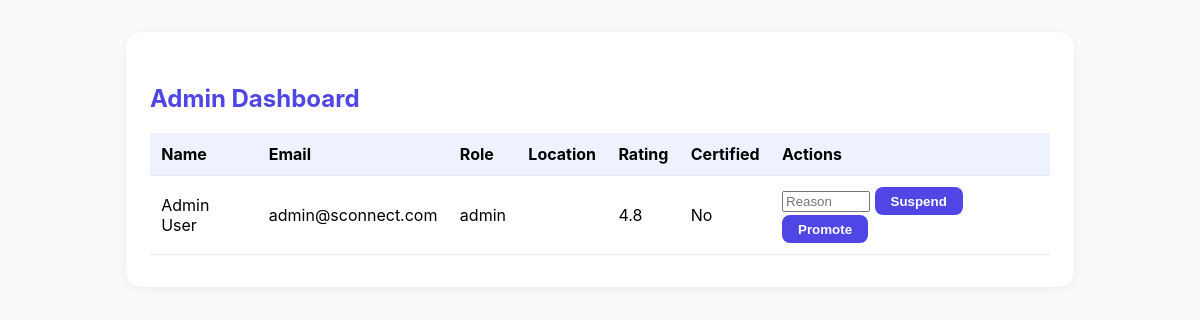
/admin.php (signed in), run on the app's committed database.
### tables this page shows
CREATE TABLE users (
    id INT AUTO_INCREMENT PRIMARY KEY,
    role ENUM('job_seeker', 'job_provider', 'admin') NOT NULL,
    name VARCHAR(100) NOT NULL UNIQUE,
    email VARCHAR(100)  NOT NULL,
    phone VARCHAR(20) NOT NULL UNIQUE,
    gender ENUM('Male', 'Female', 'Other') NULL,
    profession VARCHAR(200) NULL,
    location VARCHAR(100) NULL,
    password VARCHAR(255) NOT NULL,
    proof_path VARCHAR(255) NULL,
    verified TINYINT(1) DEFAULT 0,
    suspended TINYINT(1) DEFAULT 0,
    rating DECIMAL(3,2) DEFAULT 0.00,
    total_reviews INT DEFAULT 0,
    experience_level ENUM('entry', 'intermediate', 'senior', 'expert') NULL,
    hourly_rate DECIMAL(8,2) NULL,
    availability ENUM('full-time', 'part-time', 'freelance', 'contract') NULL,
    bio TEXT NULL,
    portfolio_url VARCHAR(255) NULL,
    linkedin_url VARCHAR(255) NULL,
    github_url VARCHAR(255) NULL,
    created_at TIMESTAMP DEFAULT CURRENT_TIMESTAMP,
    updated_at TIMESTAMP DEFAULT CURRENT_TIMESTAMP ON UPDATE CURRENT_TIMESTAMP,
    INDEX idx_role (role),
    INDEX idx_location (location),
    INDEX idx_verified (verified),
    INDEX idx_suspended (suspended),
    INDEX idx_rating (rating),
    INDEX idx_experience_level (experience_level),
    INDEX idx_availability (availability)
);

### inc/auth.php (called while the page is built, shortened)
<?php
require_once __DIR__ . '/db.php';
function is_logged_in() {
    return isset($_SESSION['user_id']);
}
function current_user() {
    global $pdo;
    $stmt = $pdo->prepare("SELECT * FROM users WHERE id = ?");
    $stmt->execute([$_SESSION['user_id']]);
    $user = $stmt->fetch();
    return $user;
}
?>

### admin.php (the view, shortened to what this page needs)
<?php
require_once __DIR__ . '/inc/auth.php';
$user = current_user();
require_once __DIR__ . '/inc/db.php';
$users = $pdo->query("SELECT * FROM users")->fetchAll();
?>
<!DOCTYPE html>
<html lang="en">
<head>
</head>
<body>
  <div class="container">
    <h2>Admin Dashboard</h2>
    <table>
      <tr>
        <th>Name</th><th>Email</th><th>Role</th><th>Location</th><th>Rating</th><th>Certified</th><th>Actions</th>
      </tr>
      <?php foreach ($users as $u): ?>
        <tr>
          <td><?= htmlspecialchars($u['name']) ?></td>
          <td><?= htmlspecialchars($u['email']) ?></td>
          <td><?= htmlspecialchars($u['role']) ?></td>
          <td><?= htmlspecialchars($u['location']) ?></td>
          <td>4.8</td>
          <td><?= $u['proof_path'] ? "Yes" : "No" ?></td>
          <td>
            <form method="post" style="display:inline;">
              <input type="text" name="reason" placeholder="Reason" style="width:80px;">
              <button class="btn" name="suspend">Suspend</button>
            </form>
            <form method="post" style="display:inline;">
              <button class="btn" name="promote">Promote</button>
            </form>
          </td>
        </tr>
      <?php endforeach; ?>
    </table>
  </div>
</body>
</html>

### admin.php (style rules this page uses)
body { font-family: 'Inter', Arial, sans-serif; background: #f9fafb; margin:0; }
.container { max-width: 900px; margin: 2rem auto; background: #fff; border-radius: 16px; box-shadow: 0 2px 12px rgba(0,0,0,0.06); padding: 2rem 1.5rem; }
h2 { color: #4f46e5; }
table { width: 100%; border-collapse: collapse; margin-top: 1rem; }
th, td { padding: 0.7rem; border-bottom: 1px solid #e0e7ff; text-align: left; }
th { background: #eef2ff; }
.btn { background: #4f46e5; color: #fff; border: none; border-radius: 8px; padding: 0.4rem 1rem; font-weight: bold; cursor: pointer; }

### data on the page
users: name "Admin User", email "admin@sconnect.com", role "admin", shows "No"
